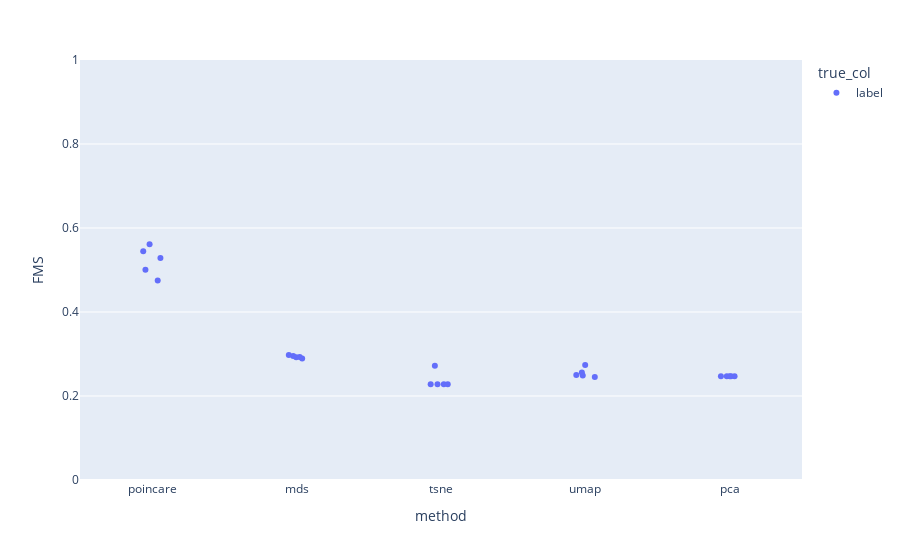

Notebook code for this chart:
### Code cell
fig = px.strip(df_results_clust, x='method', y='FMS', color = "true_col")
fig.update_yaxes(range = [0,1])
fig.show()

# Need to add the original poincaré method

### Figure 1 — Plotly figure (JSON) as saved in the notebook; plotly's stock layout.template omitted (floating-point values rounded to 4 significant figures)
{"data": [{"alignmentgroup": "True", "boxpoints": "all", "fillcolor": "rgba(255,255,255,0)", "hoveron": "points", "hovertemplate": "true_col=label<br>method=%{x}<br>FMS=%{y}<extra></extra>", "legendgroup": "label", "line": {"color": "rgba(255,255,255,0)"}, "marker": {"color": "#636efa"}, "name": "label", "offsetgroup": "label", "orientation": "v", "pointpos": 0, "showlegend": true, "type": "box", "x": ["poincare", "mds", "tsne", "umap", "pca", "poincare", "mds", "tsne", "umap", "pca", "poincare", "mds", "tsne", "umap", "pca", "poincare", "mds", "tsne", "umap", "pca", "poincare", "mds", "tsne", "umap", "pca"], "x0": " ", "xaxis": "x", "y": [0.5288, 0.2931, 0.2278, 0.2738, 0.2468, 0.5007, 0.2893, 0.2278, 0.2489, 0.2468, 0.5612, 0.2977, 0.2722, 0.2502, 0.2468, 0.4753, 0.2952, 0.2277, 0.2561, 0.2468, 0.5445, 0.2924, 0.2278, 0.2455, 0.2468], "y0": " ", "yaxis": "y"}], "layout": {"boxmode": "group", "legend": {"title": {"text": "true_col"}, "tracegroupgap": 0}, "margin": {"t": 60}, "xaxis": {"anchor": "y", "domain": [0, 1], "title": {"text": "method"}}, "yaxis": {"anchor": "x", "domain": [0, 1], "range": [0, 1], "title": {"text": "FMS"}}}}
